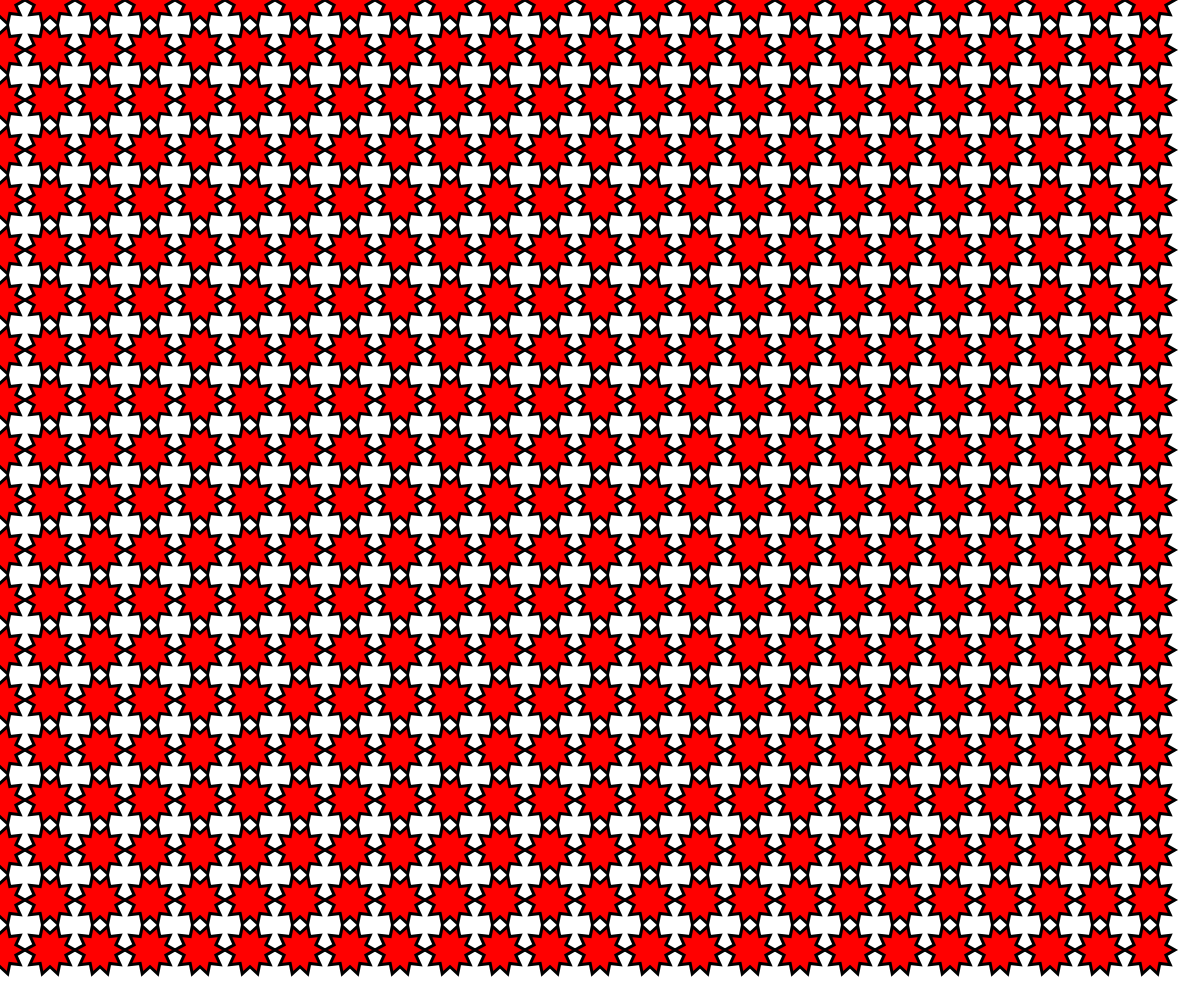
Frame 1 (no input)
Frame 60 (no input): identical to frame 1, image omitted
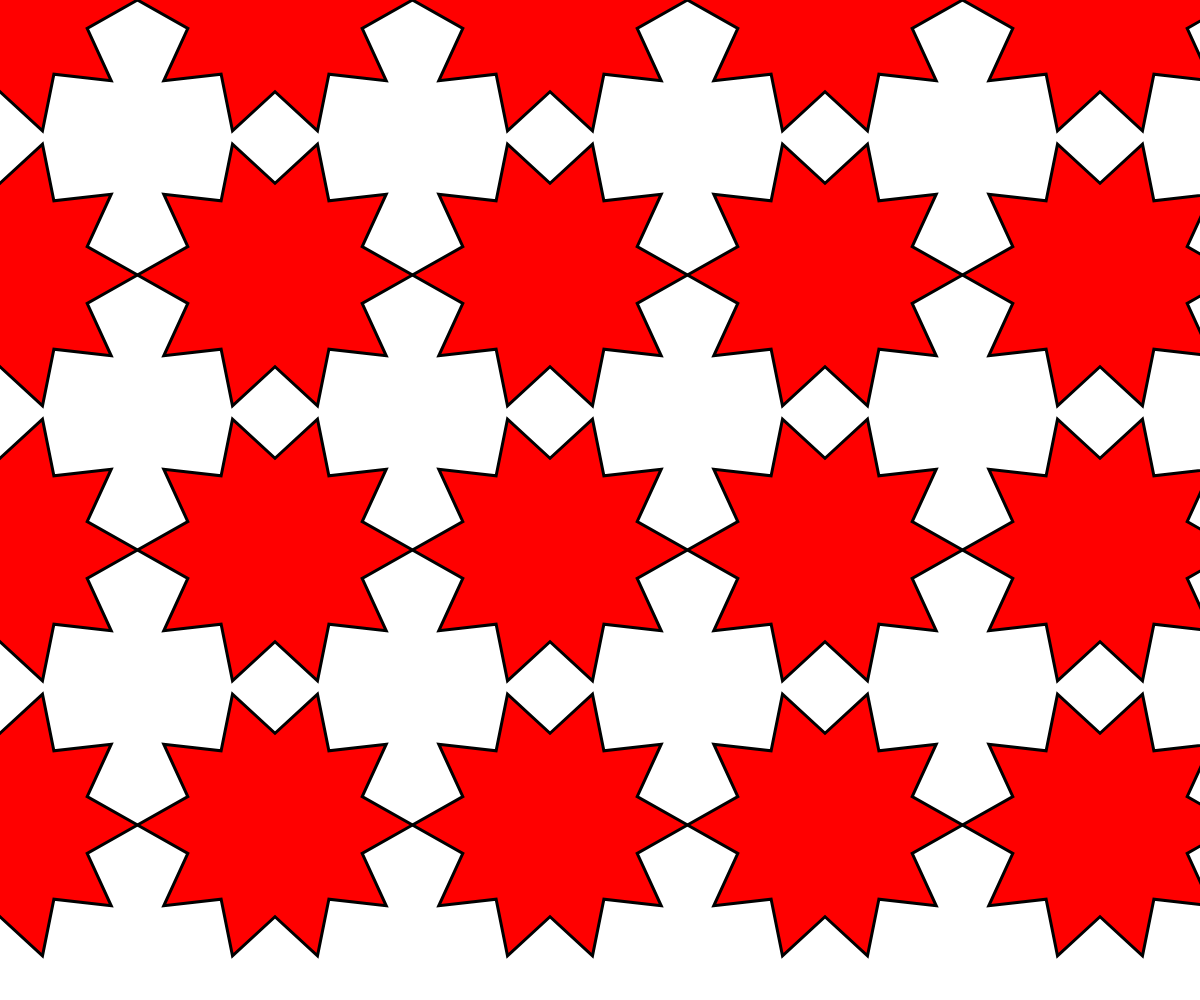
Frame 120 (the mouse pressed at the canvas centre since frame 60)

The p5.js sketch that drew these frames (run headless with seeded random() and noise() and a simulated clock; from frame 60 on, the mouse is pressed at the canvas centre):

// p5.js sketch
// ── sketch.js
// Sujet: Création de fonction paramétrées
//
function setup() {
  createCanvas(windowWidth, windowHeight);
  fill(255, 0, 0);
  strokeWeight(3);
}

function draw() {
  background(255);
  var taille = map(mouseX, 0, windowWidth, 50, 500);

  for (j = 0; j < windowHeight; j += taille) {
    for (i = 0; i < windowWidth; i += taille) {
      etoile(i, j, 10, taille / 2, taille / 3);
    }
  }
}

function etoile(posx, posy, segments, rayon1, rayon2) {
  var angle = TWO_PI / segments;
  beginShape();
  for (var i = 0; i < segments; i++) {
    vertex(posx + rayon1 * cos(i * angle), posy + rayon1 * sin(i * angle));
    vertex(posx + rayon2 * cos(i * angle + angle / 2), posy + rayon2 * sin(i * angle + angle / 2));
  }
  endShape(CLOSE);
}
